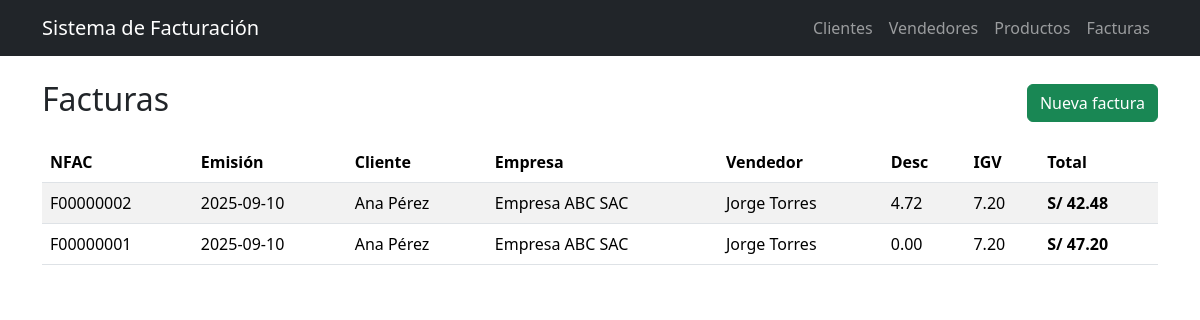
/facturas, run on the app's committed database.
### tables this page shows
CREATE TABLE "FACTURA" (
  NFAC    CHAR(10)      PRIMARY KEY,
  FECEM   DATE,
  FECVEN  DATE,
  "DESC"  DECIMAL(10,2) NOT NULL DEFAULT 0 CHECK("DESC" >= 0),
  IGV     DECIMAL(10,2) NOT NULL DEFAULT 0 CHECK(IGV    >= 0),
  TOTFAC  DECIMAL(10,2) NOT NULL DEFAULT 0 CHECK(TOTFAC >= 0),
  CODI    CHAR(6)  NOT NULL,
  EMPR    CHAR(5)  NOT NULL DEFAULT 'E0001',
  CODV    CHAR(5)  NOT NULL,
  FOREIGN KEY (CODI) REFERENCES CLIENTE(CODI),
  FOREIGN KEY (EMPR) REFERENCES EMPRESA(EMPR),
  FOREIGN KEY (CODV) REFERENCES VENDEDOR(CODV)
);

CREATE TABLE "EMPRESA" (
  EMPR  CHAR(5)      PRIMARY KEY,
  RUC   CHAR(11)     NOT NULL CHECK (length(RUC)=11 AND RUC GLOB '[0-9]*'),
  RAZS  VARCHAR(60)  NOT NULL,
  CALLE VARCHAR(40),
  DIST  VARCHAR(30),
  CIUD  VARCHAR(30),
  UNIQUE (RUC)
);

### app.py (the view)
@app.route("/facturas")
def facturas():
    db = get_db()
    q = """
    SELECT F.NFAC, F.FECEM, F.FECVEN, F."DESC", F.IGV, F.TOTFAC,
           C.NOMB||' '||C.APEL as cliente,
           V.NOMB||' '||V.APEL as vendedor,
           E.RAZS as empresa
    FROM FACTURA F
    JOIN CLIENTE  C ON C.CODI=F.CODI
    JOIN VENDEDOR V ON V.CODV=F.CODV
    JOIN EMPRESA  E ON E.EMPR=F.EMPR
    ORDER BY F.FECEM DESC, F.NFAC DESC
    """
    rows = db.execute(q).fetchall()
    return render_template("facturas.html", rows=rows)

### app.py (called while the page is built)
def get_db():
    db = getattr(g, "_db", None)
    if db is None:
        need_init = not os.path.exists(DB_PATH)
        db = g._db = sqlite3.connect(DB_PATH)
        db.row_factory = sqlite3.Row
        db.execute("PRAGMA foreign_keys = ON")
        if need_init:
            with open(SCHEMA_PATH, "r", encoding="utf-8") as f:
                db.executescript(f.read())
            seed(db)
            db.commit()
    return db

### templates/facturas.html
{% extends "base.html" %}
{% block content %}
<div class="d-flex justify-content-between align-items-center mb-3">
  <h2>Facturas</h2>
  <a class="btn btn-success" href="{{ url_for('factura_nueva') }}">Nueva factura</a>
</div>
<table class="table table-striped">
  <thead>
    <tr>
      <th>NFAC</th><th>Emisión</th><th>Cliente</th><th>Empresa</th><th>Vendedor</th>
      <th>Desc</th><th>IGV</th><th>Total</th>
    </tr>
  </thead>
  <tbody>
    {% for r in rows %}
      <tr>
        <td>{{ r.NFAC }}</td>
        <td>{{ r.FECEM }}</td>
        <td>{{ r.cliente }}</td>
        <td>{{ r.empresa }}</td>
        <td>{{ r.vendedor }}</td>
        <td>{{ '%.2f'|format(r['DESC']) }}</td>
        <td>{{ '%.2f'|format(r.IGV) }}</td>
        <td><strong>S/ {{ '%.2f'|format(r.TOTFAC) }}</strong></td>
      </tr>
    {% endfor %}
  </tbody>
</table>
{% endblock %}

### data on the page
FACTURA: NFAC "F00000002", FECEM "2025-09-10", cliente "Ana Pérez", empresa "Empresa ABC SAC", vendedor "Jorge Torres", DESC "4.72", IGV "7.20", TOTFAC "42.48"
FACTURA: NFAC "F00000001", FECEM "2025-09-10", cliente "Ana Pérez", empresa "Empresa ABC SAC", vendedor "Jorge Torres", DESC "0.00", IGV "7.20", TOTFAC "47.20"
